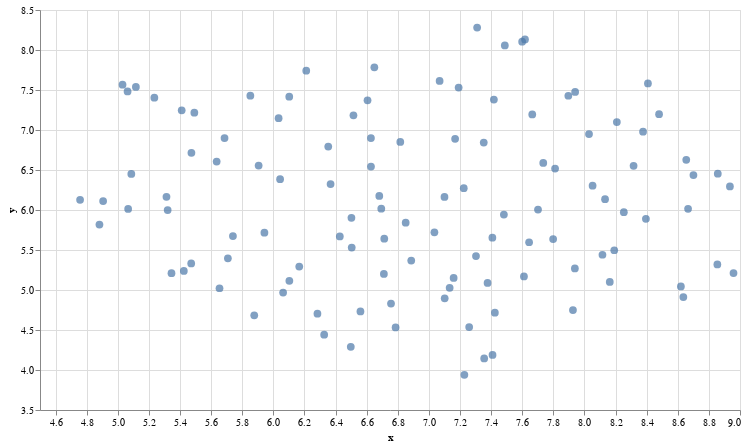

The notebook cell saved with this chart:
### Code cell
#@title Plot the archive {display-mode: "form"}

# UMAP reduces the dimensions from 1024 to 2 dimensions that we can plot
reducer = umap.UMAP(n_neighbors=20) 
umap_embeds = reducer.fit_transform(embeds)
# Prepare the data to plot and interactive visualization
# using Altair
df_explore = pd.DataFrame(data={'text': df['text']})
df_explore['x'] = umap_embeds[:,0]
df_explore['y'] = umap_embeds[:,1]

# Plot
chart = alt.Chart(df_explore).mark_circle(size=60).encode(
    x=#'x',
    alt.X('x',
        scale=alt.Scale(zero=False)
    ),
    y=
    alt.Y('y',
        scale=alt.Scale(zero=False)
    ),
    tooltip=['text']
).properties(
    width=700,
    height=400
)
chart.interactive()
